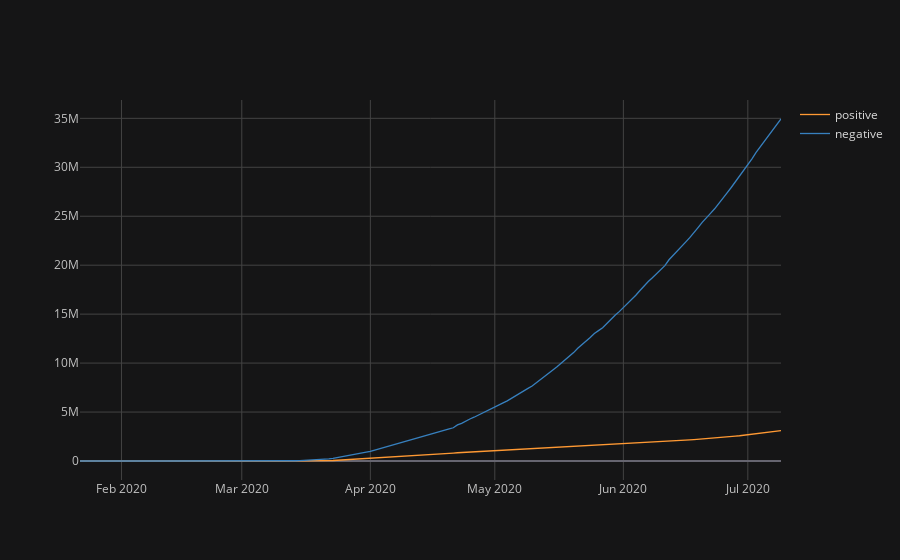

Source (notebook cell):
### Code cell
df_us[['positive','negative']].iplot()

### Figure 1 — Plotly figure (JSON) as saved in the notebook; plotly's stock layout.template omitted (floating-point values rounded to 4 significant figures; data arrays with more than 128 entries replaced by an {"elided": "..."} marker saying what was removed)
{"data": [{"line": {"color": "rgba(255, 153, 51, 1.0)", "dash": "solid", "shape": "linear", "width": 1.3}, "mode": "lines", "name": "positive", "text": "", "type": "scatter", "x": {"elided": "170 str values"}, "y": {"elided": "170 int values"}}, {"line": {"color": "rgba(55, 128, 191, 1.0)", "dash": "solid", "shape": "linear", "width": 1.3}, "mode": "lines", "name": "negative", "text": "", "type": "scatter", "x": {"elided": "170 str values"}, "y": {"elided": "170 int values"}}], "layout": {"legend": {"bgcolor": "#151516", "font": {"color": "#D9D9D9"}}, "paper_bgcolor": "#151516", "plot_bgcolor": "#151516", "title": {"font": {"color": "#D9D9D9"}}, "xaxis": {"gridcolor": "#434343", "showgrid": true, "tickfont": {"color": "#C2C2C2"}, "title": {"font": {"color": "#D9D9D9"}, "text": ""}, "zerolinecolor": "#666570"}, "yaxis": {"gridcolor": "#434343", "showgrid": true, "tickfont": {"color": "#C2C2C2"}, "title": {"font": {"color": "#D9D9D9"}, "text": ""}, "zerolinecolor": "#666570"}}}
